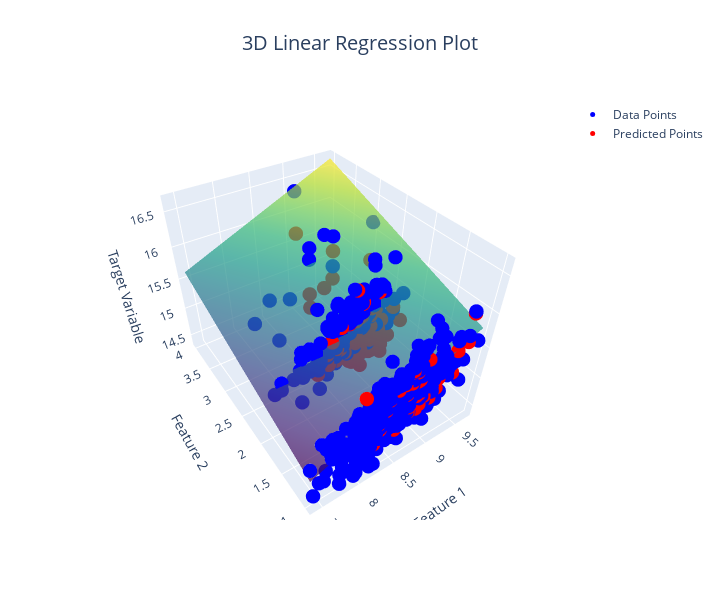

Here is the notebook cell this chart was saved with:
### Code cell
import plotly.graph_objects as go

# Assuming X and y are your feature and target variables
# X is of shape (n_samples, 2) and y is the target variable (n_samples,)

# Convert y to a NumPy array for reshaping
y = y.to_numpy().reshape(-1)  # Convert and reshape y

# Create the scatter plot for actual data points (X, y)
scatter_points = go.Scatter3d(
    x = X.iloc[:, 0],  # First feature (X1)
    y = X.iloc[:, 1],  # Second feature (X2)
    z = y,             # Target variable (y)
    mode = 'markers',  # Scatter plot mode
    marker = {"size": 5, "color": "blue"},
    name = 'Data Points'
)

# Create the scatter plot for predicted data points (X, y_pred)
scatter_points_pred = go.Scatter3d(
    x = X.iloc[:, 0],  # First feature (X1)
    y = X.iloc[:, 1],  # Second feature (X2)
    z = y_pred.reshape(-1),  # Predicted target variable (y_pred)
    mode = 'markers',
    marker = {"size": 5, "color": "red"},
    name = 'Predicted Points'
)

# Get the coefficients from the trained model
coef0 = model.intercept_.squeeze()  # Intercept term
coef1 = model.coef_.squeeze()[0]  # Coefficient for X1
coef2 = model.coef_.squeeze()[1]  # Coefficient for X2

# Create a meshgrid for the X1 and X2 features
mesh_X1, mesh_X2 = np.meshgrid(np.linspace(X.iloc[:, 0].min(), X.iloc[:, 0].max(), 10),
                               np.linspace(X.iloc[:, 1].min(), X.iloc[:, 1].max(), 10))
mesh_y = coef0 + (coef1 * mesh_X1 + coef2 * mesh_X2)  # Calculated surface

# Plot the regression plane (fitted surface)
surface_plane = go.Surface(x = mesh_X1, y = mesh_X2, z = mesh_y,
                           opacity = 0.7, colorscale = 'Viridis',
                           showscale = False,
                           name = 'Fitted Plane')

# Create the figure with the scatter points and surface plane
fig = go.Figure(data = [scatter_points, scatter_points_pred, surface_plane])

# Update layout and titles
fig.update_layout(
    scene = {
        "xaxis_title": "Feature 1",
        "yaxis_title": "Feature 2",
        "zaxis_title": "Target Variable"
    },
    width = 720,
    height = 600,
    scene_camera = { "eye": {"x": -1, "y": -1.5, "z": 1.5} },
    title = {
        "text": "3D Linear Regression Plot",
        "font": {"size": 20},
        "x": 0.5,
        "xanchor": "center"
    }
)

# Show the figure
fig.show()

### Figure 1 — Plotly figure (JSON) as saved in the notebook; plotly's stock layout.template omitted (floating-point values rounded to 4 significant figures; data arrays with more than 128 entries replaced by an {"elided": "..."} marker saying what was removed)
{"data": [{"marker": {"color": "blue", "size": 5}, "mode": "markers", "name": "Data Points", "type": "scatter3d", "x": {"elided": "545 float values"}, "y": {"elided": "545 int values"}, "z": {"elided": "545 float values"}}, {"marker": {"color": "red", "size": 5}, "mode": "markers", "name": "Predicted Points", "type": "scatter3d", "x": {"elided": "545 float values"}, "y": {"elided": "545 int values"}, "z": [15.61, 15.65, 15.15, 15.25, 15.14, 15.38, 15.48, 15.54, 15.05, 14.97, 16.07, 15.14, 15.11, 15.03, 15.14, 15.69, 14.84, 15.33, 15.31, 15.33, 15.25, 15.38, 15.11, 15.12, 15.47, 15.84, 15.03, 15.31, 15.67, 15.02, 15.44, 15.04, 15.62, 15.37, 15.22, 15.5, 15.21, 15.05, 15.09, 15.28, 15.45, 15.1, 15.65, 15.17, 15.38, 15.32, 15.62, 15.21, 15.46, 15.02, 15.72, 15.02, 15.44, 15.2, 15.11, 15.01, 15.6, 14.92, 15.36, 15.12, 15.34, 15.16, 15.36, 15.24, 15.28, 15.12, 15.66, 15.02, 15.47, 15.3, 15.29, 15.35, 15.47, 15.87, 14.97, 15.47, 15.1, 15.23, 15.33, 15.27, 15.64, 15.16, 15.58, 15.37, 14.77, 15.91, 14.99, 15.08, 15.71, 15.91, 14.82, 15.46, 15.28, 15.08, 16.07, 15.11, 15.31, 15.6, 15.29, 15.66, 15.05, 15.5, 15.02, 15.65, 15.33, 15.39, 15.62, 15.62, 15.63]}, {"colorscale": [[0, "#440154"], [0.1111, "#482878"], [0.2222, "#3e4989"], [0.3333, "#31688e"], [0.4444, "#26828e"], [0.5556, "#1f9e89"], [0.6667, "#35b779"], [0.7778, "#6ece58"], [0.8889, "#b5de2b"], [1, "#fde725"]], "name": "Fitted Plane", "opacity": 0.7, "showscale": false, "type": "surface", "x": [[7.409, 7.662, 7.916, 8.17, 8.424, 8.678, 8.931, 9.185, 9.439, 9.693], [7.409, 7.662, 7.916, 8.17, 8.424, 8.678, 8.931, 9.185, 9.439, 9.693], [7.409, 7.662, 7.916, 8.17, 8.424, 8.678, 8.931, 9.185, 9.439, 9.693], [7.409, 7.662, 7.916, 8.17, 8.424, 8.678, 8.931, 9.185, 9.439, 9.693], [7.409, 7.662, 7.916, 8.17, 8.424, 8.678, 8.931, 9.185, 9.439, 9.693], [7.409, 7.662, 7.916, 8.17, 8.424, 8.678, 8.931, 9.185, 9.439, 9.693], [7.409, 7.662, 7.916, 8.17, 8.424, 8.678, 8.931, 9.185, 9.439, 9.693], [7.409, 7.662, 7.916, 8.17, 8.424, 8.678, 8.931, 9.185, 9.439, 9.693], [7.409, 7.662, 7.916, 8.17, 8.424, 8.678, 8.931, 9.185, 9.439, 9.693], [7.409, 7.662, 7.916, 8.17, 8.424, 8.678, 8.931, 9.185, 9.439, 9.693]], "y": [[1, 1, 1, 1, 1, 1, 1, 1, 1, 1], [1.333, 1.333, 1.333, 1.333, 1.333, 1.333, 1.333, 1.333, 1.333, 1.333], [1.667, 1.667, 1.667, 1.667, 1.667, 1.667, 1.667, 1.667, 1.667, 1.667], [2, 2, 2, 2, 2, 2, 2, 2, 2, 2], [2.333, 2.333, 2.333, 2.333, 2.333, 2.333, 2.333, 2.333, 2.333, 2.333], [2.667, 2.667, 2.667, 2.667, 2.667, 2.667, 2.667, 2.667, 2.667, 2.667], [3, 3, 3, 3, 3, 3, 3, 3, 3, 3], [3.333, 3.333, 3.333, 3.333, 3.333, 3.333, 3.333, 3.333, 3.333, 3.333], [3.667, 3.667, 3.667, 3.667, 3.667, 3.667, 3.667, 3.667, 3.667, 3.667], [4, 4, 4, 4, 4, 4, 4, 4, 4, 4]], "z": [[14.76, 14.87, 14.98, 15.09, 15.2, 15.32, 15.43, 15.54, 15.65, 15.76], [14.85, 14.97, 15.08, 15.19, 15.3, 15.41, 15.53, 15.64, 15.75, 15.86], [14.95, 15.06, 15.18, 15.29, 15.4, 15.51, 15.62, 15.74, 15.85, 15.96], [15.05, 15.16, 15.27, 15.39, 15.5, 15.61, 15.72, 15.83, 15.95, 16.06], [15.15, 15.26, 15.37, 15.48, 15.6, 15.71, 15.82, 15.93, 16.04, 16.15], [15.25, 15.36, 15.47, 15.58, 15.69, 15.81, 15.92, 16.03, 16.14, 16.25], [15.34, 15.46, 15.57, 15.68, 15.79, 15.9, 16.02, 16.13, 16.24, 16.35], [15.44, 15.55, 15.67, 15.78, 15.89, 16.0, 16.11, 16.22, 16.34, 16.45], [15.54, 15.65, 15.76, 15.88, 15.99, 16.1, 16.21, 16.32, 16.43, 16.55], [15.64, 15.75, 15.86, 15.97, 16.09, 16.2, 16.31, 16.42, 16.53, 16.64]]}], "layout": {"height": 600, "scene": {"camera": {"eye": {"x": -1, "y": -1.5, "z": 1.5}}, "xaxis": {"title": {"text": "Feature 1"}}, "yaxis": {"title": {"text": "Feature 2"}}, "zaxis": {"title": {"text": "Target Variable"}}}, "title": {"font": {"size": 20}, "text": "3D Linear Regression Plot", "x": 0.5, "xanchor": "center"}, "width": 720}}
